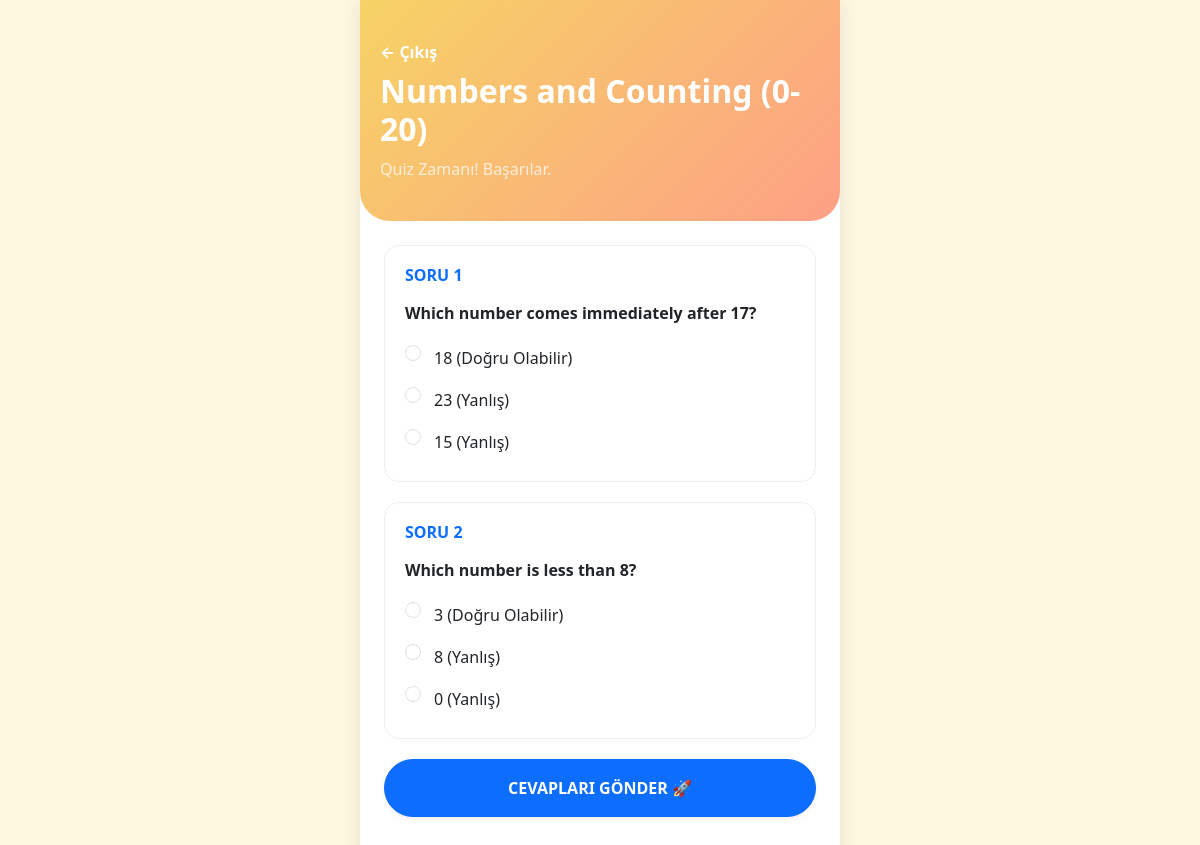
Screenshot of /module/1 (signed in) with the database file from the repository.
### app/models.py (models this page shows)
class Module(db.Model):
    __tablename__ = 'modules'
    module_id = db.Column(db.Integer, primary_key=True)
    module_name = db.Column(db.String(100), nullable=False)
    course_id = db.Column(db.Integer, db.ForeignKey('courses.course_id'), nullable=False)
    content_type = db.Column(db.String(30))
    sections = db.relationship('Section', backref='module', lazy=True)

class Question(db.Model):
    __tablename__ = 'questions'
    question_id = db.Column(db.Integer, primary_key=True)
    section_id = db.Column(db.Integer, db.ForeignKey('sections.section_id'), nullable=False)
    question_text = db.Column(db.Text, nullable=False)
    question_answer = db.Column(db.String(100))
    difficulty_score = db.Column(db.Integer)
    topic = db.Column(db.String(50))

### app/student.py (the view, shortened to what this page needs)
@student_bp.route('/module/<int:module_id>', methods=['GET', 'POST'])
def module_content(module_id):
    if 'user_id' not in session: return redirect(url_for('student.login'))
    module = Module.query.get_or_404(module_id)
    section = Section.query.filter_by(module_id=module_id).first()
    if not section:
        flash("Bu modülde henüz içerik yok.", "warning")
        return redirect(url_for('student.course_detail', course_id=module.course_id))
    questions = Question.query.filter_by(section_id=section.section_id).all()
    return render_template('quiz.html', module=module, questions=questions)

### app/templates/quiz.html (shortened to what this page needs)
<!DOCTYPE html>
<html lang="tr">
<head>
    <link href="https://cdn.jsdelivr.net/npm/bootstrap@5.3.0/dist/css/bootstrap.min.css" rel="stylesheet">
</head>
<body>
<div class="container p-0">
    <div class="quiz-header mb-4">
        <a href="{{ url_for('student.course_detail', course_id=module.course_id) }}" class="text-white text-decoration-none fw-bold">← Çıkış</a>
        <h2 class="fw-bold mt-2">{{ module.module_name }}</h2>
        <p class="mb-0 opacity-75">Quiz Zamanı! Başarılar.</p>
    </div>
    <form method="POST" class="px-4 pb-5">
        {% for q in questions %}
        <div class="question-card">
            <h6 class="fw-bold text-primary mb-3">SORU {{ loop.index }}</h6>
            <p class="fw-bold">{{ q.question_text }}</p>
            <div class="form-check mb-2">
                <input class="form-check-input" type="radio" name="question_{{ q.question_id }}" value="{{ q.question_answer }}" id="q{{ q.question_id }}_opt1" required>
                <label class="form-check-label" for="q{{ q.question_id }}_opt1">
                    {{ q.question_answer }} (Doğru Olabilir)
                </label>
            </div>
            <div class="form-check mb-2">
                <input class="form-check-input" type="radio" name="question_{{ q.question_id }}" value="999" id="q{{ q.question_id }}_opt2">
                <label class="form-check-label" for="q{{ q.question_id }}_opt2">
                    {{ (q.question_answer | int) + 5 }} (Yanlış)
                </label>
            </div>
            <div class="form-check">
                <input class="form-check-input" type="radio" name="question_{{ q.question_id }}" value="888" id="q{{ q.question_id }}_opt3">
                <label class="form-check-label" for="q{{ q.question_id }}_opt3">
                    {{ (q.question_answer | int) - 3 }} (Yanlış)
                </label>
            </div>
        </div>
        {% endfor %}
        <button type="submit" class="btn btn-primary w-100 py-3 rounded-pill fw-bold shadow-sm">
            CEVAPLARI GÖNDER 🚀
        </button>
    </form>
</div>
</body>
</html>

### app/templates/quiz.html (style rules this page uses)
body { background-color: #fff8e1; }
.container { max-width: 480px; background: white; min-height: 100vh; box-shadow: 0 0 20px rgba(0,0,0,0.1); }
.quiz-header { background: linear-gradient(135deg, #f6d365 0%, #fda085 100%); padding: 40px 20px; color: white; border-bottom-left-radius: 30px; border-bottom-right-radius: 30px; }
.question-card { border: 1px solid #eee; border-radius: 15px; padding: 20px; margin-bottom: 20px; }
.form-check-label { cursor: pointer; width: 100%; padding: 5px; }

### rows the page displays
Module: module_name "Numbers and Counting (0-20)"
Question: question_text "Which number comes immediately after 17?", question_answer "18", (q.question_answer|int)+5 "23", (q.question_answer|int)-3 "15"
Question: question_text "Which number is less than 8?", question_answer "3", (q.question_answer|int)+5 "8", (q.question_answer|int)-3 "0"
